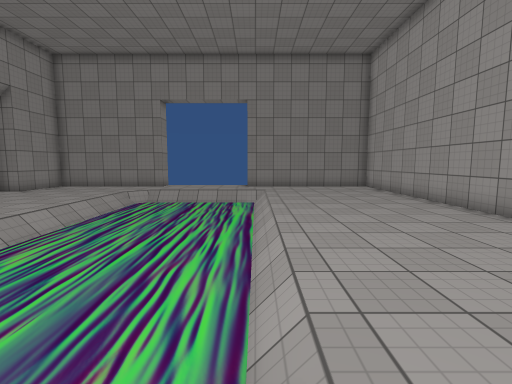
[1] (above)

14 first-person views from a walk through a 3-D level made in the Unity game engine. The camera is 1.4 m above the floor, tilts 6° down and sees 85° across. The floor is counted in squares, 1 m on a side. Each view is taken from the middle of a square. On the plan, view 1 faces up. The plan holds only what a view shows up to about 14 squares ahead; the rest is blank. Some surface patterns are stand-ins.

[2]
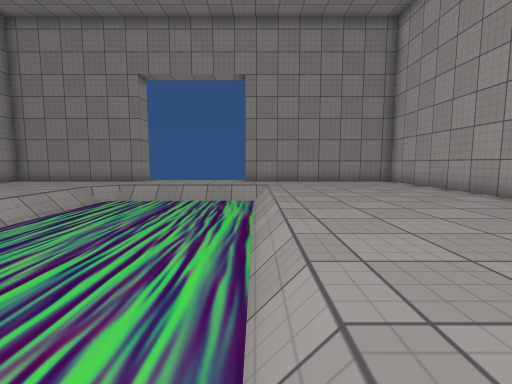

[3]
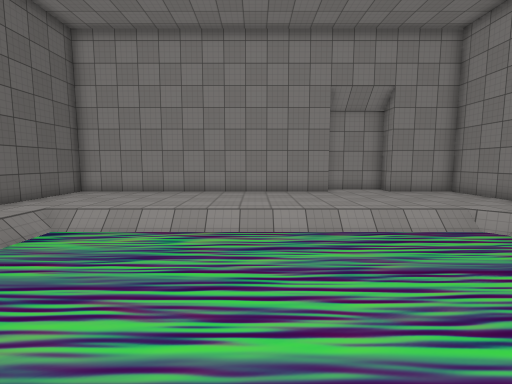

[4]
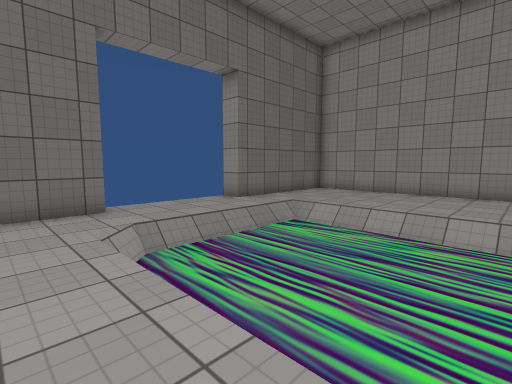

[5]
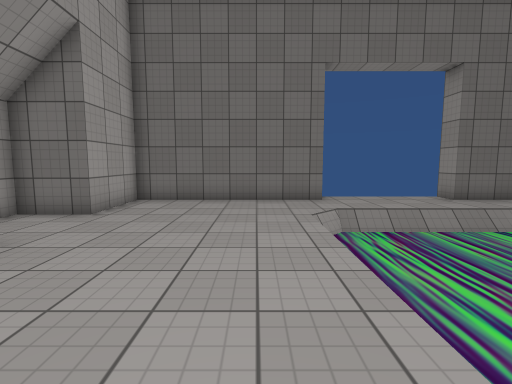

[6]
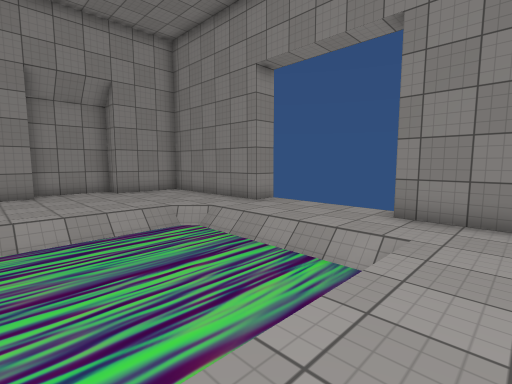

[7]
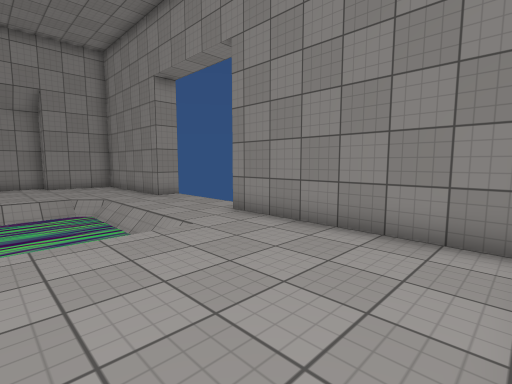

[8]
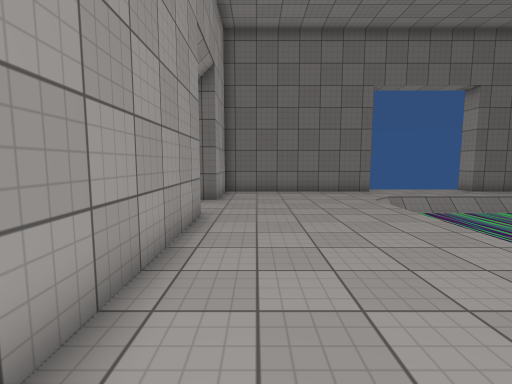

[9]
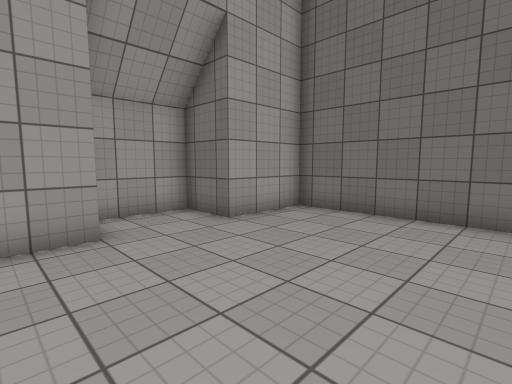

[10]
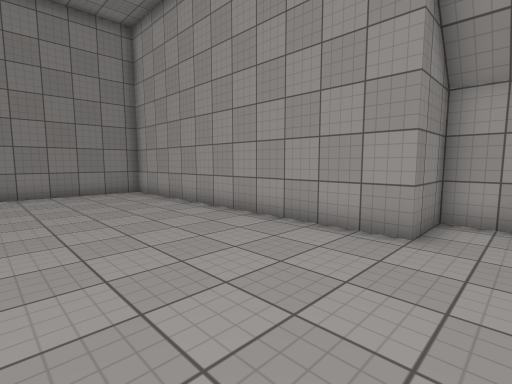

[11]
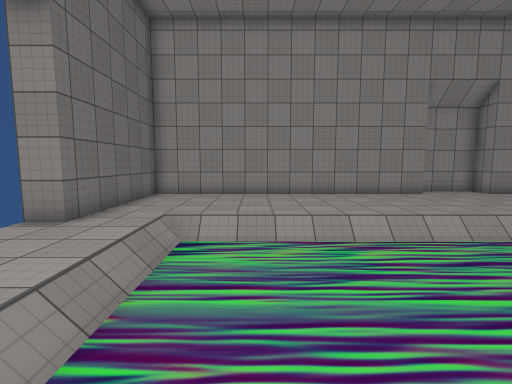

[12]
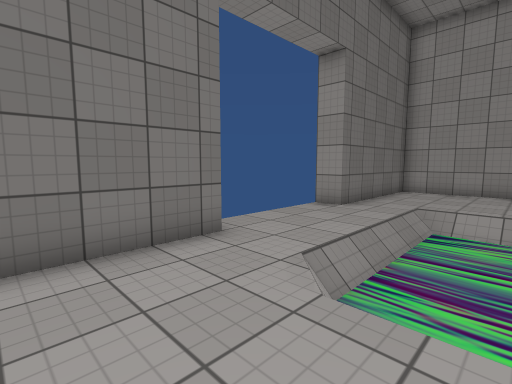

[13]
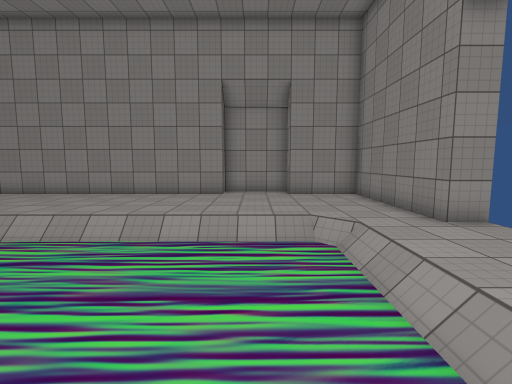

[14]
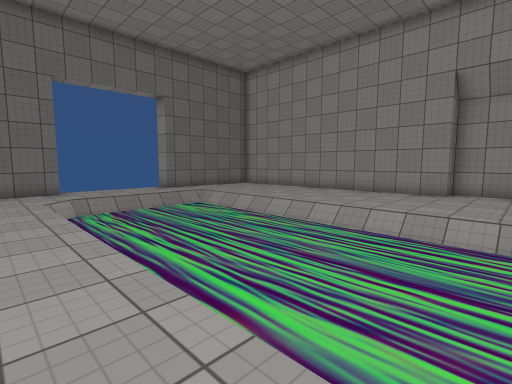

### Floor plan
Key: @ floor where view 1 was taken; # wall or solid block; . floor; / step, stairs or slope; ~ liquid the walk can cross.
Columns run from 13 left of view 1 to 9 right of it. Each row starts with its distance up from view 1.
 18        #
 17  #######.....########
 16  #..................#
 15  #..................#
 14 ##.....///////......#
 13 #....../~~~~~/......#
 12 #....../~~~~~/......#
 11 #....../~~~~~/......#
 10 ##...../~~~~~/......#
  9  #...../~~~~~/......#
  8  #...../~~~~~/......#
  7  #...../~~~~~/......#
  6  #...../~~~~~/......#
  5  #...../~~~~~/......###
  4  #...../~~~~~/........#
  3  #...../~~~~~/........#
  2  #...../~~~~~/........#
  1  #.....///////......###
  0  #...........@......#
 -1  #..................#
 -2  #######.....########
 -3        #

Positions as (right, up) in squares from view 1, and headings:
1: (0, 0), facing up
2: (0, 3), facing up
3: (2, 7), facing left
4: (2, 7), facing down-left
5: (2, 9), facing down
6: (2, 9), facing up-left
7: (6, 11), facing up-left
8: (5, 12), facing down
9: (1, 6), facing down-right
10: (1, 3), facing up-right
11: (1, 3), facing left
12: (3, 3), facing down-left
13: (1, 12), facing left
14: (2, 13), facing down-left
